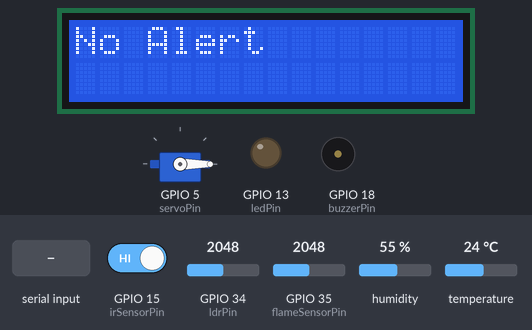
A sketch run on a simulated ESP32. Shown: servo, 16×2 character LCD, output pins drawn as LEDs (lit = HIGH), buzzer (waves = sounding, pin HIGH). The inputs (shaded band) are chosen by the test bench; at power-on: GPIO 35 (flameSensorPin) = 2048, GPIO 15 (irSensorPin) HIGH, GPIO 34 (ldrPin) = 2048, humidity 55 %, temperature 24 °C. WiFi joins after 1.5 s; servers stay silent unless stated; no MQTT or app messages arrive unless stated; what the sketch prints to the serial monitor is not drawn.

Above: at 3.2 s.
3.3 s: GPIO 35 (flameSensorPin) set to 215
4.9 s: GPIO 35 (flameSensorPin) set to 181
At 7.0 s:
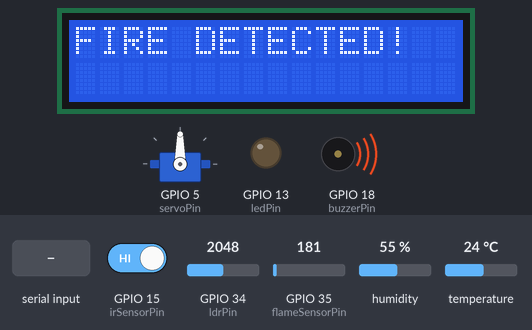
8.0 s: GPIO 15 (irSensorPin) driven LOW
At 9.3 s:
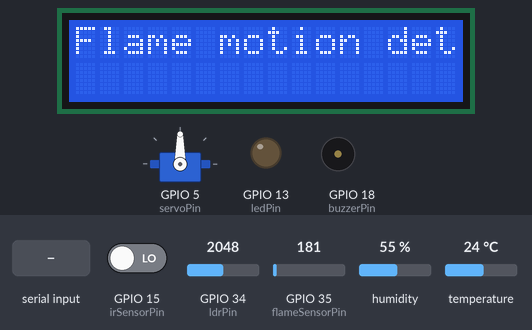
10.3 s: "led/control\n" received over the second serial link
11.9 s: "ON\n" received over the second serial link
14.2 s: "OFF\n" received over the second serial link
Timing chart, 0 to 17.5 s (numbered marks = the images above; inputs shaded):
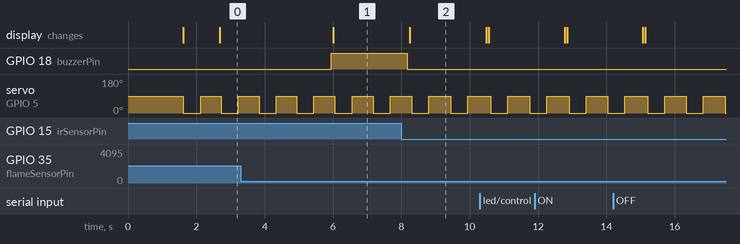

Measured:
- the behaviour switches between 200 and 199 on GPIO 35 (flameSensorPin) (found by bisection; images 0 and 1)
- after the input at 4.9 s, GPIO 18 (buzzerPin): LOW → HIGH after 1.0 s; the display: changes after 1.1 s (image 1)
- after the input at 8.0 s, GPIO 18 (buzzerPin): HIGH → LOW after 0.17 s; the display: changes after 0.24 s (image 2)
- by itself, servo on GPIO 5 (servoPin): alternates 90° for 0.63 s and 0° for 0.50 s

The sketch:

FINALESP32.ino
```cpp
#include <Arduino.h>
#include <Wire.h>
#include <LiquidCrystal_I2C.h>
#include <WiFi.h>
#include <PubSubClient.h>
#include <ESP32Servo.h>
#include <WiFiClientSecure.h>
#include <ESP32PWM.h>
#include <DHT.h>

// Replace these with your WiFi and MQTT broker details
const char* ssid = "OPPO Reno6";
const char* password = "123456789";
const char* mqttServer = "9295ba44a3014ae68d67fc8c4d721df0.s1.eu.hivemq.cloud";
const int mqttPort = 8883;  // Make sure this is the correct port for your broker
const char* mqttUser = "Moana";
const char* mqttPassword = "M&Ms12345";

// Pins
const int servoPin = 5;          // Pin connected to the servo
const int flameSensorPin = 35;   // Analog pin connected to the flame sensor
const int irSensorPin = 15;      // Digital pin connected to the IR sensor
const int buzzerPin = 18;        // Pin connected to the buzzer
const int dhtPin = 4;            // Pin connected to the DHT sensor
const int ldrPin = 34;           // Analog pin connected to LDR
const int ledPin = 13;           // Digital pin connected to LED (Changed to 13)

// Define constants
const int DHT_TYPE = DHT11;      // Define DHT type (DHT11 or DHT22)
const int flameThreshold = 200;  // Default threshold for flame detection (adjust as needed)
const int ldrThreshold = 100;    // Adjust this value based on your environment

// Variables
unsigned long previousMillis = 0;
const long interval = 1000; // Interval at which to read the sensors and publish
unsigned long startTime;

// Variables for non-blocking servo movement
unsigned long servoPreviousMillis = 0;
const long servoInterval = 500; // Half a second

WiFiClientSecure espClient;
PubSubClient client(espClient);

// Create objects for the servo, DHT sensor, and LCD
Servo myServo;
DHT dht(dhtPin, DHT_TYPE);

// Set the LCD number of columns and rows
int lcdColumns = 16;
int lcdRows = 2;

// Set LCD address, number of columns and rows
LiquidCrystal_I2C lcd(0x27, lcdColumns, lcdRows);

void connectToMqtt()
{
    while (!client.connected())
    {
        Serial.print("Connecting to MQTT...");

        if (client.connect("ESP32Client", mqttUser, mqttPassword))
        {
            Serial.println("Connected");
            client.subscribe("led/control");
            client.subscribe("buzzer/control");
        }
        else
        {
            Serial.print("failed, rc=");
            Serial.print(client.state());
            Serial.println(" try again in 5 seconds");
            delay(5000);
        }
    }
}

// MQTT Callback Function
void callback(char* topic, byte* payload, unsigned int length)
{
    String message;

    // Convert the payload into a string
    for (int i = 0; i < length; i++) {
        message += (char)payload[i];
    }

    Serial.print("Message arrived on topic: ");
    Serial.print(topic);
    Serial.print(". Message: ");
    Serial.println(message);

    // Control the LED based on the incoming message
    if (String(topic) == "led/control") {
        if (message == "ON") {
            digitalWrite(ledPin, HIGH);  // Turn on the LED
            Serial.println("LED ON");
        } else if (message == "OFF") {
            digitalWrite(ledPin, LOW);   // Turn off the LED
            Serial.println("LED OFF");
        }
    }
}

void setup()
{
    Serial.begin(9600); // Start serial communication
    Serial2.begin(9600, SERIAL_8N1, 16, 17); // Initialize Serial2 (TX=17, RX=16 on ESP32)

    // Connect to Wi-Fi
    WiFi.begin(ssid, password);
    int wifiAttempts = 0;
    const int maxWifiAttempts = 30; // Max number of attempts
    while (WiFi.status() != WL_CONNECTED && wifiAttempts < maxWifiAttempts)
    {
        delay(100);
        Serial.print(".");
        wifiAttempts++;
    }
    if (WiFi.status() != WL_CONNECTED)
    {
        Serial.println("Failed to connect to WiFi");
        while (true); // Stop execution if WiFi connection fails
    }
    Serial.println("WiFi connected");
    espClient.setInsecure(); // For security, use proper certificate validation in production


// Set MQTT server
    client.setServer(mqttServer, mqttPort);

    // Set the callback function to handle incoming messages
    client.setCallback(callback);

    // Connect to MQTT broker
    connectToMqtt();

    pinMode(flameSensorPin, INPUT);
    pinMode(irSensorPin, INPUT);
    pinMode(buzzerPin, OUTPUT);
    pinMode(ledPin, OUTPUT);
    pinMode(ldrPin, INPUT); // Initialize the LDR pin as an input

    myServo.attach(servoPin);
    myServo.write(90); // Set the servo to 90 degrees

    dht.begin(); // Initialize the DHT sensor

    lcd.init();        // Initialize the LCD
    lcd.backlight();   // Turn on the LCD backlight
    lcd.clear();       // Clear any previous text
}

void loop()
{
    if (!client.connected())
    {
        connectToMqtt();
    }
    client.loop();

    myServo.write(0);    // Move to 0 degrees
    delay(500);          // Wait for half a second
    myServo.write(90);   // Move to 90 degrees
    delay(500);          // Wait for half a second

    unsigned long currentMillis = millis();

    if (currentMillis - previousMillis >= interval)
    {
        previousMillis = currentMillis;

        // Read flame sensor value
        int flameSensorValue = analogRead(flameSensorPin);

        // Read IR sensor value
        int irSensorValue = digitalRead(irSensorPin);

        // Check flame sensor value
        bool flameDetected = flameSensorValue < flameThreshold; // Adjust threshold as needed

        // Check IR sensor value
        bool motionDetected = irSensorValue == LOW;

        // Print sensor values for debugging
        Serial.print("Flame Sensor Value: ");
        Serial.println(flameSensorValue);
        Serial.print("IR Sensor Value: ");
        Serial.println(irSensorValue);

        // Receive distance data from Arduino
        if (Serial2.available()) {
            String receivedData = Serial2.readStringUntil('\n');
            Serial.print("Received from Arduino: ");
            Serial.println(receivedData);

            // Publish distance data to MQTT
            client.publish("ultrasonic/distance", receivedData.c_str());

            // Update LCD with received distance
            lcd.clear();           // Clear the previous display
            lcd.setCursor(0, 0);   // Set cursor to first row
            lcd.print("Distance: ");
            lcd.print(receivedData);
        }


// Update the LCD and buzzer based on sensor readings
        if (flameDetected && motionDetected) {
            digitalWrite(buzzerPin, LOW); // Turn off buzzer
            delay(50);                   // Delay to prevent immediate reactivation
            lcd.clear();                  // Clear the previous display
            lcd.setCursor(0, 0);          // Set cursor to the first row
            lcd.print("Flame motion detected!");         // Display "Working" on the LCD
            Serial.println("Flame and motion detected! Buzzer OFF");
        } else if (flameDetected) {
            digitalWrite(buzzerPin, HIGH); // Turn on buzzer
            delay(50);                    // Delay to prevent immediate reactivation
            lcd.clear();                   // Clear the previous display
            lcd.setCursor(0, 0);           // Set cursor to the first row
            lcd.print("FIRE DETECTED!");   // Display "FIRE DETECTED!" on the LCD
            Serial.println("Flame detected! Buzzer ON");
        } else if (motionDetected) {
            digitalWrite(buzzerPin, HIGH); // Turn on buzzer
            delay(50);                    // Delay to prevent immediate reactivation
            lcd.clear();                   // Clear the previous display
            lcd.setCursor(0, 0);           // Set cursor to the first row
            lcd.print("MOTION DETECTED!"); // Display "MOTION DETECTED!" on the LCD
            Serial.println("Motion detected! Buzzer ON");
        } else {
            digitalWrite(buzzerPin, LOW);  // Turn off buzzer
            delay(50);                    // Delay to prevent immediate reactivation
            lcd.clear();                   // Clear the previous display
            lcd.setCursor(0, 0);           // Set cursor to the first row
            lcd.print("No Alert");         // Display "No Alert" on the LCD
            Serial.println("No alerts. Buzzer OFF");
        }

        // Publish sensor data to MQTT
        client.publish("flame/detected", flameDetected ? "1" : "0");
        client.publish("sensor/reading", motionDetected ? "1" : "0");

        // Read and publish temperature and humidity
        float temperature = dht.readTemperature();
        float humidity = dht.readHumidity();
        if (!isnan(temperature) && !isnan(humidity)) {
            client.publish("temp/reading", String(temperature).c_str());
            client.publish("humidity/reading", String(humidity).c_str());
            Serial.print("Temperature: ");
            Serial.print(temperature);
            Serial.println("°C");
            Serial.print("Humidity: ");
            Serial.print(humidity);
            Serial.println("%");
        } else {
            Serial.println("Failed to read from DHT sensor!");
        }

        // Read the LDR value from the analog pin
        int ldrValue = analogRead(ldrPin);

        // Print the LDR value to the Serial Monitor
        Serial.print("LDR Value: ");
        Serial.println(ldrValue);

        // Debugging information to check threshold
        Serial.print("Threshold: ");
        Serial.println(ldrThreshold);

        // Check if the LDR value is below the threshold
        if (ldrValue < ldrThreshold) {
            // Turn on the LED
            digitalWrite(ledPin, HIGH);
            Serial.println("LED ON");
        } else {
            // Turn off the LED
            digitalWrite(ledPin, LOW);
            Serial.println("LED OFF");
        }
    }

    // Non-blocking servo movement
    if (millis() - servoPreviousMillis >= servoInterval)
    {
        servoPreviousMillis = millis();
        myServo.write(myServo.read() == 0 ? 90 : 0);
    }
}
```
